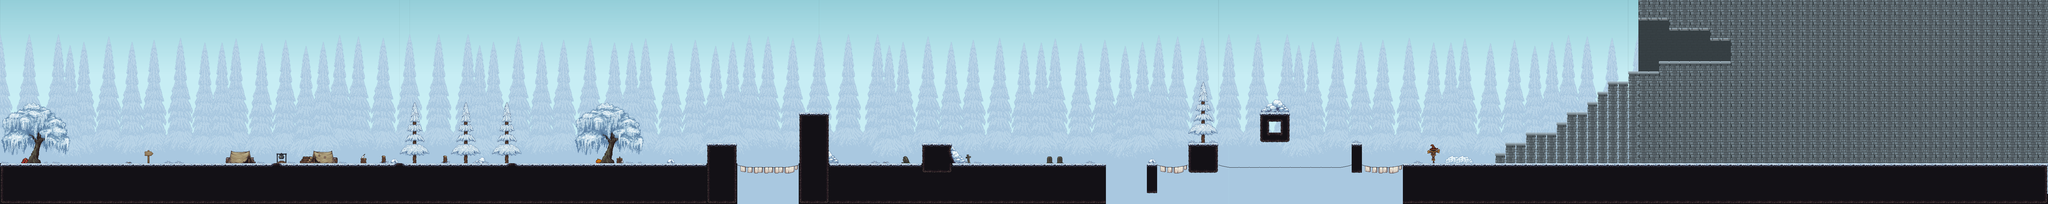

This is a level from a 2D game, rendered from its Tiled map with the project's own tilesets. A one-line summary and the map file follow, with tile-layer data summarised:
An orthogonal 200x20 tile map with 32x32 px tiles, 12 tile layers (Background, BG2, DungeonBackground, Decor2, ...), 11 tilesets and 8 objects.

<map version="1.10" tiledversion="1.11.2" orientation="orthogonal" renderorder="right-down" width="200" height="20" tilewidth="32" tileheight="32" infinite="0" nextlayerid="47" nextobjectid="10">
 <editorsettings>
  <export target="tilemaps/level1.json" format="json" />
 </editorsettings>
 <tileset firstgid="1" name="floor1" tilewidth="32" tileheight="32" tilecount="162" columns="9">
  <image source="background/lvl1assets/floortiles.png" width="288" height="576" />
 </tileset>
 <tileset firstgid="163" name="floor2" tilewidth="32" tileheight="32" tilecount="63" columns="9">
  <image source="background/lvl1assets/floorextra.png" width="288" height="224" />
  <tile id="7">
   <objectgroup draworder="index" id="2">
    <object id="9" x="0.0434783" y="12.0435" width="5.86957" height="6" />
    <object id="10" x="0.0434783" y="18.1739" width="8.78261" height="6.78261" />
    <object id="12" x="0.0434776" y="25.1522" width="11.913" height="6.78261" />
    <object id="13" x="12.0435" y="28.913" width="6.99996" height="3.04348" />
   </objectgroup>
  </tile>
 </tileset>
 <tileset firstgid="226" name="bg" tilewidth="32" tileheight="32" tilecount="920" columns="40">
  <image source="background/lvl1assets/bglayer5.png" width="1280" height="736" />
 </tileset>
 <tileset firstgid="1146" name="bg2" tilewidth="32" tileheight="32" tilecount="920" columns="40">
  <image source="background/lvl1assets/bglayer1.png" width="1280" height="736" />
 </tileset>
 <tileset firstgid="2066" name="pinetrees" tilewidth="32" tileheight="32" tilecount="126" columns="21">
  <image source="background/lvl1assets/pinetrees.png" width="672" height="192" />
 </tileset>
 <tileset firstgid="2192" name="bigtree" tilewidth="32" tileheight="32" tilecount="42" columns="7">
  <image source="background/lvl1assets/bigtree.png" width="224" height="192" />
 </tileset>
 <tileset firstgid="2234" name="decor" tilewidth="32" tileheight="32" tilecount="221" columns="13">
  <image source="background/lvl1assets/decor.png" width="416" height="544" />
 </tileset>
 <tileset firstgid="2455" name="villageprops" tilewidth="32" tileheight="32" tilecount="1024" columns="32">
  <image source="background/lvl1assets/villageprops.png" width="1024" height="1024" />
 </tileset>
 <tileset firstgid="3479" name="castletileset" tilewidth="32" tileheight="32" tilecount="54" columns="9">
  <image source="background/lvl1assets/castletileset.png" width="288" height="192" />
  <tile id="0">
   <properties>
    <property name="collides" type="bool" value="true" />
   </properties>
  </tile>
  <tile id="1">
   <properties>
    <property name="collides" type="bool" value="true" />
   </properties>
  </tile>
  <tile id="2">
   <properties>
    <property name="collides" type="bool" value="true" />
   </properties>
  </tile>
  <tile id="3">
   <properties>
    <property name="collides" type="bool" value="true" />
   </properties>
  </tile>
  <tile id="4">
   <properties>
    <property name="collides" type="bool" value="true" />
   </properties>
  </tile>
  <tile id="5">
   <properties>
    <property name="collides" type="bool" value="true" />
   </properties>
  </tile>
  <tile id="6">
   <properties>
    <property name="collides" type="bool" value="true" />
   </properties>
  </tile>
  <tile id="7">
   <properties>
    <property name="collides" type="bool" value="true" />
   </properties>
  </tile>
  <tile id="8">
   <properties>
    <property name="collides" type="bool" value="true" />
   </properties>
  </tile>
  <tile id="9">
   <properties>
    <property name="collides" type="bool" value="true" />
   </properties>
  </tile>
  <tile id="10">
   <properties>
    <property name="collides" type="bool" value="true" />
   </properties>
  </tile>
  <tile id="11">
   <properties>
    <property name="collides" type="bool" value="true" />
   </properties>
  </tile>
  <tile id="12">
   <properties>
    <property name="collides" type="bool" value="true" />
   </properties>
  </tile>
  <tile id="13">
   <properties>
    <property name="collides" type="bool" value="true" />
   </properties>
  </tile>
  <tile id="14">
   <properties>
    <property name="collides" type="bool" value="true" />
   </properties>
  </tile>
  <tile id="15">
   <properties>
    <property name="collides" type="bool" value="true" />
   </properties>
  </tile>
  <tile id="16">
   <properties>
    <property name="collides" type="bool" value="true" />
   </properties>
  </tile>
  <tile id="17">
   <properties>
    <property name="collides" type="bool" value="true" />
   </properties>
  </tile>
  <tile id="18">
   <properties>
    <property name="collides" type="bool" value="true" />
   </properties>
  </tile>
  <tile id="19">
   <properties>
    <property name="collides" type="bool" value="true" />
   </properties>
  </tile>
  <tile id="20">
   <properties>
    <property name="collides" type="bool" value="true" />
   </properties>
  </tile>
  <tile id="21">
   <properties>
    <property name="collides" type="bool" value="true" />
   </properties>
  </tile>
  <tile id="22">
   <properties>
    <property name="collides" type="bool" value="true" />
   </properties>
  </tile>
  <tile id="23">
   <properties>
    <property name="collides" type="bool" value="true" />
   </properties>
  </tile>
  <tile id="24">
   <properties>
    <property name="collides" type="bool" value="true" />
   </properties>
  </tile>
  <tile id="25">
   <properties>
    <property name="collides" type="bool" value="true" />
   </properties>
  </tile>
  <tile id="26">
   <properties>
    <property name="collides" type="bool" value="true" />
   </properties>
  </tile>
  <tile id="27">
   <properties>
    <property name="collides" type="bool" value="true" />
   </properties>
  </tile>
  <tile id="28">
   <properties>
    <property name="collides" type="bool" value="true" />
   </properties>
  </tile>
  <tile id="29">
   <properties>
    <property name="collides" type="bool" value="true" />
   </properties>
  </tile>
  <tile id="30">
   <properties>
    <property name="collides" type="bool" value="true" />
   </properties>
  </tile>
  <tile id="31">
   <properties>
    <property name="collides" type="bool" value="true" />
   </properties>
  </tile>
  <tile id="32">
   <properties>
    <property name="collides" type="bool" value="true" />
   </properties>
  </tile>
  <tile id="33">
   <properties>
    <property name="collides" type="bool" value="true" />
   </properties>
  </tile>
  <tile id="34">
   <properties>
    <property name="collides" type="bool" value="true" />
   </properties>
  </tile>
  <tile id="35">
   <properties>
    <property name="collides" type="bool" value="true" />
   </properties>
  </tile>
  <tile id="36">
   <properties>
    <property name="collides" type="bool" value="true" />
   </properties>
  </tile>
  <tile id="37">
   <properties>
    <property name="collides" type="bool" value="true" />
   </properties>
  </tile>
  <tile id="38">
   <properties>
    <property name="collides" type="bool" value="true" />
   </properties>
  </tile>
  <tile id="39">
   <properties>
    <property name="collides" type="bool" value="true" />
   </properties>
  </tile>
  <tile id="40">
   <properties>
    <property name="collides" type="bool" value="true" />
   </properties>
  </tile>
  <tile id="41">
   <properties>
    <property name="collides" type="bool" value="true" />
   </properties>
  </tile>
  <tile id="42">
   <properties>
    <property name="collides" type="bool" value="true" />
   </properties>
  </tile>
  <tile id="43">
   <properties>
    <property name="collides" type="bool" value="true" />
   </properties>
  </tile>
  <tile id="44">
   <properties>
    <property name="collides" type="bool" value="true" />
   </properties>
  </tile>
  <tile id="45">
   <properties>
    <property name="collides" type="bool" value="true" />
   </properties>
  </tile>
  <tile id="46">
   <properties>
    <property name="collides" type="bool" value="true" />
   </properties>
  </tile>
  <tile id="47">
   <properties>
    <property name="collides" type="bool" value="true" />
   </properties>
  </tile>
  <tile id="48">
   <properties>
    <property name="collides" type="bool" value="true" />
   </properties>
  </tile>
  <tile id="49">
   <properties>
    <property name="collides" type="bool" value="true" />
   </properties>
  </tile>
  <tile id="50">
   <properties>
    <property name="collides" type="bool" value="true" />
   </properties>
  </tile>
  <tile id="51">
   <properties>
    <property name="collides" type="bool" value="true" />
   </properties>
  </tile>
  <tile id="52">
   <properties>
    <property name="collides" type="bool" value="true" />
   </properties>
  </tile>
  <tile id="53">
   <properties>
    <property name="collides" type="bool" value="true" />
   </properties>
  </tile>
 </tileset>
 <tileset firstgid="3533" name="dungeondoor" tilewidth="32" tileheight="32" tilecount="1" columns="1">
  <image source="background/lvl1assets/dungeondoor.png" width="32" height="32" />
 </tileset>
 <tileset firstgid="3534" name="heart" tilewidth="32" tileheight="32" tilecount="1" columns="1">
  <image source="background/lvl2assets/heart.png" width="32" height="32" />
 </tileset>
 <layer id="32" name="Background" width="200" height="20">
  <data>[4000 cells, 4000 non-empty, 800 distinct tile ids]</data>
 </layer>
 <layer id="36" name="BG2" width="200" height="20">
  <data>[4000 cells, 4000 non-empty, 800 distinct tile ids]</data>
 </layer>
 <layer id="42" name="DungeonBackground" width="200" height="20">
  <data>[4000 cells, 640 non-empty, 1 distinct tile ids]</data>
 </layer>
 <layer id="38" name="Decor2" width="200" height="20">
  <data>[4000 cells, 9 non-empty, 8 distinct tile ids]</data>
 </layer>
 <layer id="3" name="Decor" width="200" height="20">
  <data>[4000 cells, 89 non-empty, 47 distinct tile ids]</data>
 </layer>
 <objectgroup id="45" name="DungeonDoor">
  <object id="4" gid="3533" x="5344" y="192" width="32" height="32" />
 </objectgroup>
 <objectgroup id="46" name="HeartPickups">
  <object id="6" gid="3534" x="1344" y="512" width="32" height="32" />
  <object id="7" gid="3534" x="2528" y="352" width="32" height="32" />
  <object id="9" gid="3534" x="3968" y="352" width="32" height="32" />
 </objectgroup>
 <layer id="44" name="Ground3" width="200" height="20">
  <data>[4000 cells, 5 non-empty, 5 distinct tile ids]</data>
 </layer>
 <layer id="43" name="Ground2" width="200" height="20">
  <data>[4000 cells, 194 non-empty, 6 distinct tile ids]</data>
 </layer>
 <layer id="2" name="Ground" width="200" height="20">
  <data>[4000 cells, 703 non-empty, 20 distinct tile ids]</data>
 </layer>
 <layer id="41" name="Dungeon" width="200" height="20">
  <properties>
   <property name="collides" type="bool" value="true" />
  </properties>
  <data>[4000 cells, 676 non-empty, 3 distinct tile ids]</data>
 </layer>
 <layer id="39" name="VillageDecor" width="200" height="20">
  <data>[4000 cells, 2 non-empty, 2 distinct tile ids]</data>
 </layer>
 <layer id="37" name="Bigtree" width="200" height="20">
  <data>[4000 cells, 84 non-empty, 42 distinct tile ids]</data>
 </layer>
 <layer id="40" name="Pinetrees" width="200" height="20">
  <data>[4000 cells, 58 non-empty, 15 distinct tile ids]</data>
 </layer>
</map>
